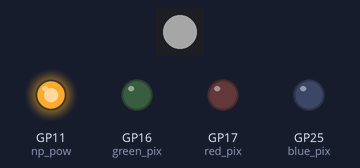
The program below on a simulated Raspberry Pi Pico running MicroPython. Shown: 1 RGB LEDs in strip order, left to right, output pins drawn as LEDs (lit = HIGH). Dim RGB values are drawn brighter than linear.

Above: at 0.5 s.
At 2.5 s:
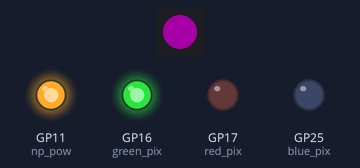
At 3.5 s:
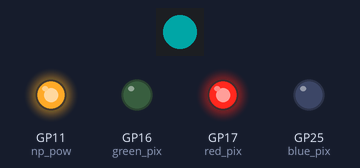
At 4.5 s:
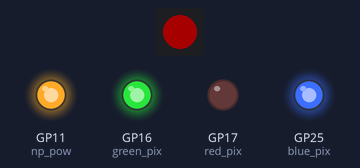
At 6.5 s:
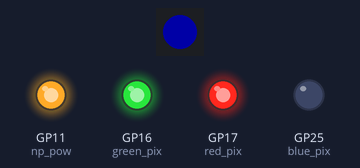
At 9.5 s:
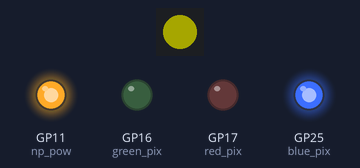
Timing chart, 0 to 10.4 s (numbered marks = the images above):
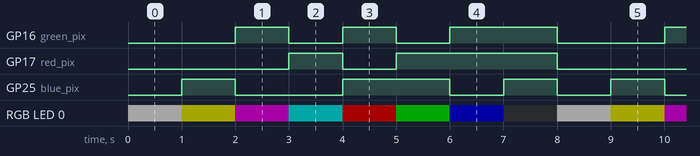

The program:

seeedgrove.py
```python
from machine import Pin
from neopixel import NeoPixel
from time import sleep

sleeptime = 1

np_pow = Pin(11, Pin.OUT, value=1)
np_dat = Pin(12, Pin.OUT)
np_arr = NeoPixel(np_dat, 1)

green_pix = Pin(16, Pin.OUT, value=1)   # 1 is off for these
red_pix = Pin(17, Pin.OUT, value=1)
blue_pix = Pin(25, Pin.OUT, value=1)

def set_pixels(red: int, green: int, blue: int) -> None:
    green_pix.value((green + 1) % 2)
    red_pix.value((red + 1) % 2)
    blue_pix.value((blue + 1) % 2)

combinations = [
    [1,1,1],
    [1,1,0],
    [1,0,1],
    [0,1,1],
    [1,0,0],
    [0,1,0],
    [0,0,1],
    [0,0,0]
]

while True:
    for comb in combinations:
        set_pixels(*comb)
        np_arr[0] = [40*colval for colval in comb]
        np_arr.write()
        sleep(sleeptime)
```

Measured:
- by itself, GP16 (green_pix): repeats every 8.0 s: LOW 1.0 s, HIGH 1.0 s, LOW 1.0 s, HIGH 2.0 s, LOW 2.0 s, HIGH 1.0 s
- by itself, GP17 (red_pix): repeats every 8.0 s: LOW 1.0 s, HIGH 3.0 s, LOW 3.0 s, HIGH 1.0 s
- by itself, GP25 (blue_pix): repeats every 8.0 s: LOW 2.0 s, HIGH 2.0 s, 2 × (LOW 1.0 s, HIGH 1.0 s)
- by itself, RGB LED 0: repeats every 8.0 s: RGB(40, 40, 0) 1.0 s, RGB(40, 0, 40) 1.0 s, RGB(0, 40, 40) 1.0 s, RGB(40, 0, 0) 1.0 s, RGB(0, 40, 0) 1.0 s, RGB(0, 0, 40) 1.0 s, off 1.0 s, RGB(40, 40, 40) 1.0 s
